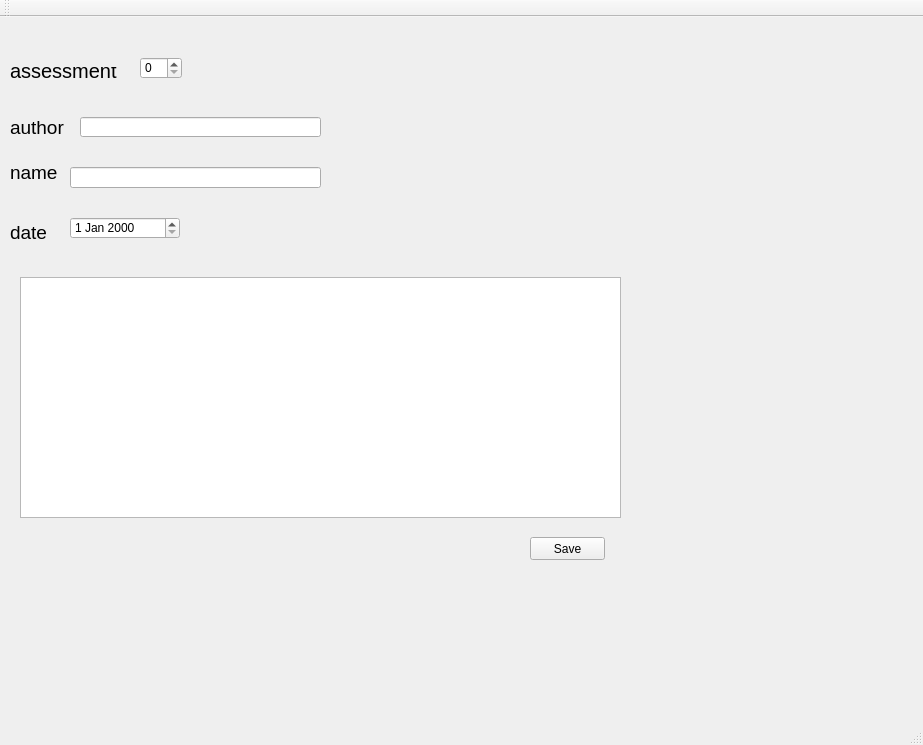
<?xml version="1.0" encoding="UTF-8"?>
<ui version="4.0">
 <class>dialogWindow</class>
 <widget class="QMainWindow" name="dialogWindow">
  <property name="geometry">
   <rect>
    <x>0</x>
    <y>0</y>
    <width>923</width>
    <height>745</height>
   </rect>
  </property>
  <property name="windowTitle">
   <string>MainWindow</string>
  </property>
  <widget class="QWidget" name="centralWidget">
   <widget class="QPushButton" name="pushButton">
    <property name="geometry">
     <rect>
      <x>530</x>
      <y>520</y>
      <width>75</width>
      <height>23</height>
     </rect>
    </property>
    <property name="text">
     <string>Save</string>
    </property>
   </widget>
   <widget class="QDateEdit" name="date">
    <property name="geometry">
     <rect>
      <x>70</x>
      <y>200</y>
      <width>110</width>
      <height>22</height>
     </rect>
    </property>
   </widget>
   <widget class="QLabel" name="label">
    <property name="geometry">
     <rect>
      <x>10</x>
      <y>200</y>
      <width>51</width>
      <height>31</height>
     </rect>
    </property>
    <property name="font">
     <font>
      <pointsize>14</pointsize>
     </font>
    </property>
    <property name="text">
     <string>date</string>
    </property>
   </widget>
   <widget class="QLabel" name="label_2">
    <property name="geometry">
     <rect>
      <x>10</x>
      <y>140</y>
      <width>61</width>
      <height>31</height>
     </rect>
    </property>
    <property name="font">
     <font>
      <pointsize>14</pointsize>
     </font>
    </property>
    <property name="text">
     <string>name</string>
    </property>
   </widget>
   <widget class="QLineEdit" name="name">
    <property name="geometry">
     <rect>
      <x>70</x>
      <y>150</y>
      <width>251</width>
      <height>21</height>
     </rect>
    </property>
   </widget>
   <widget class="QLineEdit" name="author">
    <property name="geometry">
     <rect>
      <x>80</x>
      <y>100</y>
      <width>241</width>
      <height>20</height>
     </rect>
    </property>
   </widget>
   <widget class="QLabel" name="label_3">
    <property name="geometry">
     <rect>
      <x>10</x>
      <y>100</y>
      <width>71</width>
      <height>21</height>
     </rect>
    </property>
    <property name="font">
     <font>
      <pointsize>14</pointsize>
     </font>
    </property>
    <property name="text">
     <string>author</string>
    </property>
   </widget>
   <widget class="QLabel" name="label_4">
    <property name="geometry">
     <rect>
      <x>10</x>
      <y>50</y>
      <width>111</width>
      <height>31</height>
     </rect>
    </property>
    <property name="font">
     <font>
      <pointsize>15</pointsize>
     </font>
    </property>
    <property name="text">
     <string>assessment
</string>
    </property>
   </widget>
   <widget class="QSpinBox" name="assesment">
    <property name="geometry">
     <rect>
      <x>140</x>
      <y>40</y>
      <width>42</width>
      <height>22</height>
     </rect>
    </property>
   </widget>
   <widget class="QTextEdit" name="annotation">
    <property name="geometry">
     <rect>
      <x>20</x>
      <y>260</y>
      <width>601</width>
      <height>241</height>
     </rect>
    </property>
   </widget>
  </widget>
  <widget class="QMenuBar" name="menuBar">
   <property name="geometry">
    <rect>
     <x>0</x>
     <y>0</y>
     <width>923</width>
     <height>21</height>
    </rect>
   </property>
  </widget>
  <widget class="QToolBar" name="mainToolBar">
   <attribute name="toolBarArea">
    <enum>TopToolBarArea</enum>
   </attribute>
   <attribute name="toolBarBreak">
    <bool>false</bool>
   </attribute>
  </widget>
  <widget class="QStatusBar" name="statusBar"/>
 </widget>
 <layoutdefault spacing="6" margin="11"/>
 <resources/>
 <connections/>
</ui>
